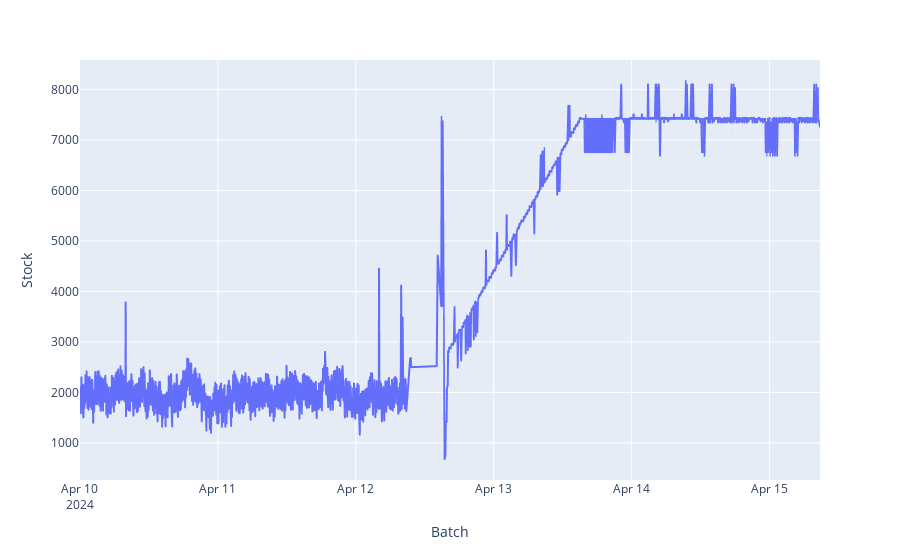

Here is the notebook cell this chart was saved with:
### Markdown cell above
## Stock

### Code cell
import plotly.express as px
# Group by 'competitor' and calculate average price
df_to_plot = df.sort_values('execution_time').groupby('execution_time', as_index=False).agg(stock =('stock', 'sum'))

# Plot using Plotly
fig = px.line(df_to_plot, x='execution_time', y='stock')
fig.update_xaxes(title='Batch')
fig.update_yaxes(title='Stock')

fig.show()

### Figure 1 — Plotly figure (JSON) as saved in the notebook; plotly's stock layout.template omitted (floating-point values rounded to 4 significant figures; data arrays with more than 128 entries replaced by an {"elided": "..."} marker saying what was removed)
{"data": [{"hovertemplate": "execution_time=%{x}<br>stock=%{y}<extra></extra>", "legendgroup": "", "line": {"color": "#636efa", "dash": "solid"}, "marker": {"symbol": "circle"}, "mode": "lines", "name": "", "showlegend": false, "type": "scattergl", "x": {"elided": "1786 str values"}, "xaxis": "x", "y": {"elided": "1786 int values"}, "yaxis": "y"}], "layout": {"legend": {"tracegroupgap": 0}, "margin": {"t": 60}, "xaxis": {"anchor": "y", "domain": [0, 1], "title": {"text": "Batch"}}, "yaxis": {"anchor": "x", "domain": [0, 1], "title": {"text": "Stock"}}}}
